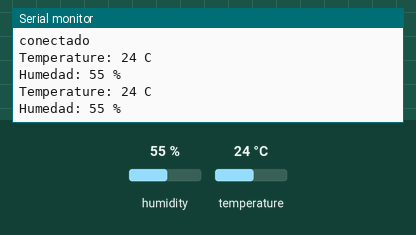
Simulated run of this program. Board: ESP8266 (NodeMCU). On the bench: the last lines printed to the serial monitor. Inputs (shaded band) come from the test bench; at power-on: humidity 55 %, temperature 24 °C. WiFi joins after 1.5 s; servers stay silent unless stated; no MQTT or app messages arrive unless stated.

Above: at 3.8 s.
3.9 s: humidity set to 22 %
At 5.5 s:
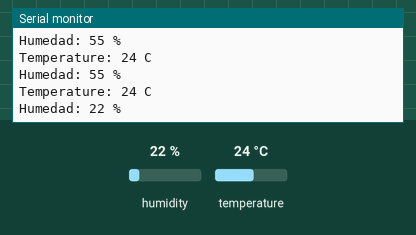
6.6 s: temperature set to 12 °C
At 7.5 s:
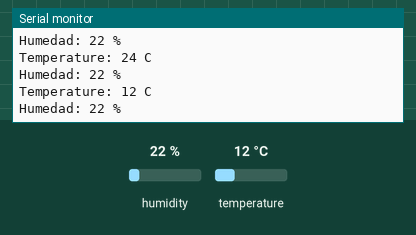
9.3 s: humidity set to 40 %
At 11.5 s:
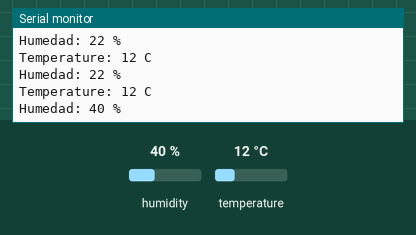
Timing chart, 0 to 13.0 s (numbered marks = the images above; inputs shaded):
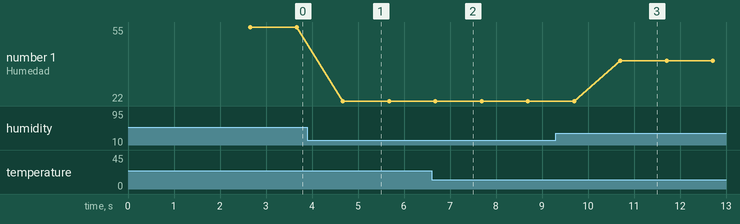

Measured:
- after the input at 3.9 s, the serial monitor: prints a new line after 0.77 s (image 1)
- after the input at 6.6 s, the serial monitor: prints a new line after 0.08 s (image 2)
- after the input at 9.3 s, the serial monitor: prints a new line after 1.4 s (image 3)
- plotted number 1: 55 → 22 after the input at 3.9 s, 22 → 40 after the input at 9.3 s

The program:

main.cpp
```cpp
//ItKindaWorks - Creative Commons 2016
//github.com/ItKindaWorks
//
//Requires PubSubClient found here: https://github.com/knolleary/pubsubclient
//
//ESP8266 Simple MQTT light controller

//#include <Arduino.h>
#include <DHT.h>
//#include <DHT_U.h>
//#include <Adafruit_Sensor.h>
#include <PubSubClient.h>
#include <ESP8266Wifi.h>


//EDIT THESE LINES TO MATCH YOUR SETUP
#define DHTPIN 12
#define DHTTYPE DHT22

char ssid[] = "Guifi";
char password[] = "siteconectasmarchas";
IPAddress mqttServer (183,153,0,112);
const int mqttPort = 1883;
const char* mqttUser = "mauro";
const char* mqttPassword = "moscoraspi4";
const char* clientID = "NoDeMCU";
float celsiusTemperature;
char t[2];
float hum;
char h[2];
DHT dht(DHTPIN, DHTTYPE);


//void callback(char* topic, byte* payload, unsigned int length);
WiFiClient wifiClient;
PubSubClient client;

//sensor_t sensor;


//generate unique name from MAC addr
String macToStr(const uint8_t* mac){

  String result;

  for (int i = 0; i < 6; ++i) {
    result += String(mac[i], 16);

    if (i < 5){
      result += ':';
    }
  }
    return result;
}

/*void reconnect() {

	//attempt to connect to the wifi if connection is lost
	if(WiFi.status() != WL_CONNECTED){
		//debug printing
		Serial.print("Connecting to ");
		Serial.println(ssid);

		//loop while we wait for connection
		while (WiFi.status() != WL_CONNECTED) {
			delay(500);
			Serial.print(".");
		}

		//print out some more debug once connected
		Serial.println("");
		Serial.println("WiFi connected");
		Serial.println("IP address: ");
		Serial.println(WiFi.localIP());
	}

	//make sure we are connected to WIFI before attemping to reconnect to MQTT
	if(WiFi.status() == WL_CONNECTED){
	// Loop until we're reconnected to the MQTT server
		while (!client.connected()) {
			Serial.print("Attempting MQTT connection...");

			// Generate client name based on MAC address and last 8 bits of microsecond counter
			String clientName;
			clientName = "esp8266";
			Serial.println(clientName);
			//uint8_t mac[6];
			//WiFi.macAddress(mac);
			//clientName += macToStr(mac);

			//if connected, subscribe to the topic(s) we want to be notified about
			if (client.connect((char*) clientName.c_str())) {
				Serial.print("\tMTQQ Connected");
				client.subscribe("/test/tempyhum");
			}

			//otherwise print failed for debugging
			else{Serial.println("\tFailed."); abort();}
		}
	}
}*/


void setup() {

   Serial.begin(115200);
	delay(100);
  	dht.begin();
	WiFi.mode(WIFI_STA);
  	WiFi.begin(ssid, password);


  while (WiFi.status() != WL_CONNECTED) {
    delay(500);
    Serial.println("Conectando a red WiFi...");
  }
  	WiFi.printDiag(Serial);
	Serial.println(WiFi.localIP());


	client.setClient(wifiClient);
	//client.setCallback(callback);
	client.setServer(mqttServer, mqttPort);

	while (!client.connected()) {
    Serial.println("Conectando a Broquer MQTT...");
	Serial.println(clientID);
	Serial.println("");
	//Serial.println(mqttUser);
	//Serial.println(mqttPassword);
	Serial.println(mqttServer);
	Serial.println("");
	Serial.println(mqttPort);

    if (client.connect(clientID, mqttUser, mqttPassword)) {

      Serial.println("conectado");

    } else {

      Serial.println("conexion fallida ");
      Serial.println(client.state());
	  Serial.println("");
	 // WiFi.printDiag(Serial);
	  Serial.println(WiFi.localIP());
	  Serial.println("");


    }
  }
    delay(1000);

}


void loop(){

	//sensors_event_t event;
	celsiusTemperature = dht.readTemperature(false);
	hum = dht.readHumidity();

	//reconnect if connection is lost
	/*if (!client.connected() && WiFi.status() == 3) {
		connectD();
		}*/
 	//dht.temperature().getEvent(&event);
	if (isnan(celsiusTemperature)) {
    Serial.println("Error reading temperature!");
  }
  else {
	  int  temp = ((int)celsiusTemperature);
    Serial.print("Temperature: ");
    Serial.print(temp);
	Serial.print(" ");
    Serial.println("C");
	String b;
	b = (String)temp;
	b.toCharArray(t,temp);

  }

  if (isnan(hum)) {
    Serial.println("Error reading humedad!");
  }
  else {
	  int  humus = ((int)hum);
    Serial.print("Humedad: ");
    Serial.print(humus);
	Serial.print(" ");
    Serial.println("%");
	String b;
	b = (String)humus;
	b.toCharArray(h,humus);

  }
client.publish("/test/tempyhum", "Temperatura:");
	client.publish("/test/tempyhum", t);

	client.publish("/test/tempyhum", "Humedad");
	client.publish("/test/tempyhum", h);

	client.publish("/test/tempyhum", " ");


	//maintain MQTT connection
	delay(1000);
	//client.loop();


}

/*void callback (char* topic, byte* payload, unsigned int length) {

	//convert topic to string to make it easier to work with
	String topicStr = topic;
	sensors_event_t event;
	//Print out some debugging info
	Serial.println("Callback update.");
	Serial.print("Topic: ");
	Serial.println(topicStr);

	//turn the light on if the payload is '1' and publish to the MQTT server a confirmation message
	if(payload[0] == '1'){
		//digitalWrite(lightPin, HIGH);

		if (isnan(event.temperature)) {
    Serial.println(F("Error reading temperature!"));
  }
  else {
    Serial.print(F("Temperature: "));
    Serial.print(event.temperature);
    Serial.println(F("°C"));
	t = event.temperature;
	int j = int(t);
	temp += j;
  }

		client.publish("/test/tempyhum", temp);

	}

	//turn the light off if the payload is '0' and publish to the MQTT server a confirmation message
	if (payload[0] == '0'){
		//digitalWrite(lightPin, LOW);
		if (isnan(event.relative_humidity)) {
    Serial.println(F("Error reading humidity!"));
  }
  else {
    Serial.print(F("Humidity: "));
    Serial.print(event.relative_humidity);
    Serial.println(F("%"));
	h=event.relative_humidity;
	int i = int(h);
	hum += i;
  }

		client.publish("/test/tempyhum", hum);
	}

}*/
void connectD(){

	while (WiFi.status() != WL_CONNECTED) {
    delay(500);
    Serial.println("Conectando a red WiFi...");
  }

  Serial.println("Conectado a la red WiFi");

	//start the serial line for debugging
	Serial.begin(115200);
	delay(100);

	client.setClient(wifiClient);

	client.setServer(mqttServer, mqttPort);

	while (!client.connected()) {
    Serial.println("Conectando a Broquer MQTT...");

    if (client.connect("IOT-ESP32", mqttUser, mqttPassword )) {

      Serial.println("conectado");

    } else {

      Serial.print("conexion fallida ");
      Serial.print(client.state());
      delay(2000);

    }
	}
}
```
